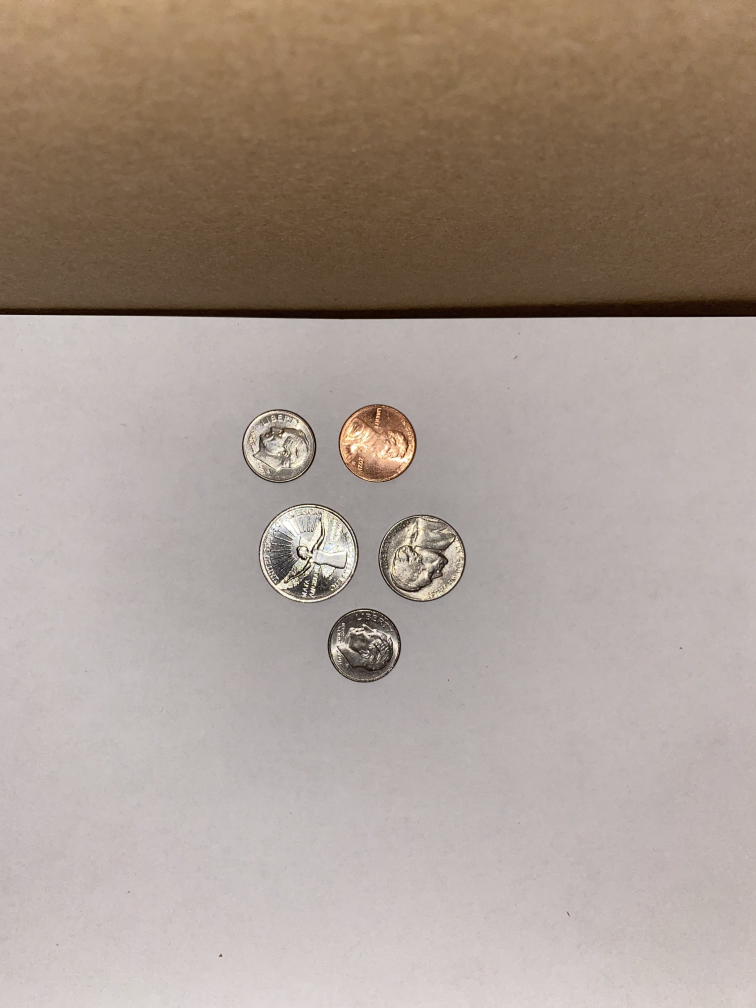
//> input picture program2/IMG_1.jpg, 3024 x 4032 px (shown at 1/4 size)
$ ./program2 IMG_1.jpg   (built with g++ and OpenCV 4)
//> lines starting //> are read from the running program, lines starting //| are printed output that depends on the picture; after the words box and inside, x2 and y2 are one past the last pixel; in counts of white or black regions, pixels touching at a corner belong together
#include <iostream>
#include "opencv2/opencv.hpp"

#define NUM_COMNMAND_LINE_ARGUMENTS 1
static std::map<std::string, int> change({
    {"Penny", 0},
    {"Nickel", 0},
    {"Dime", 0},
    {"Quarter", 0},
});

double value(cv::RotatedRect& fittedEllipse, cv::Mat& imageEllipse){
    cv::Size size = fittedEllipse.size;
    double approxDiam = (size.width + size.height) / 2;
    double value = 0;
    cv::Scalar color;

    if(approxDiam > 310 && approxDiam < 320){
        change["Penny"]++;
        color = cv::Scalar(0, 0, 255);
        value = 0.01;
    } else if(approxDiam > 345 && approxDiam < 370){
        change["Nickel"]++;
        color = cv::Scalar(0, 255, 255);
        value = 0.05;
    } else if(approxDiam > 290 && approxDiam < 300){
        change["Dime"]++;
        color = cv::Scalar(255, 0, 0);
        value = 0.10;
    } else if(approxDiam > 390 && approxDiam < 415){
        change["Quarter"]++;
        color = cv::Scalar(0, 255, 0);
        value = 0.25;
    } else{
        return value;
    }

    cv::ellipse(imageEllipse, fittedEllipse, color, 5);

    return value;
}

int main(int argc, char **argv){
    std::string inputFileName;
    cv::Mat imageGray, imageIn;

    if(argc != NUM_COMNMAND_LINE_ARGUMENTS + 1){
        std::printf("USAGE: %s <file_path> \n", argv[0]);
    } else{
        inputFileName = argv[1];
    }

    imageIn = cv::imread(inputFileName, cv::IMREAD_COLOR);
//> imageIn is the input picture: 4032 rows x 3024 cols, CV_8UC3; mean B, G, R 144.5, 154.5, 168.5
    if(!imageIn.data){
        std::cout << "Error while opening file " << inputFileName << std::endl;
        return 0;
    }
    cv::cvtColor(imageIn, imageGray, cv::COLOR_BGR2GRAY);
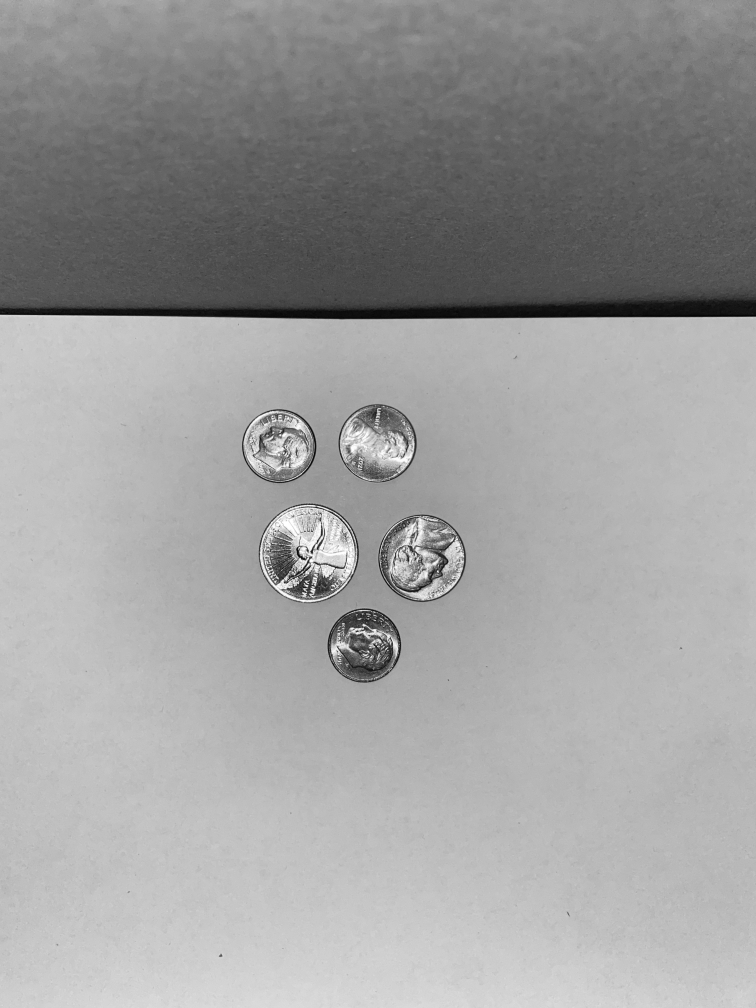
//> imageGray: 4032 rows x 3024 cols, CV_8UC1 (shown at 1/4 size); min 0, max 255, mean 157.5

    cv::Mat imageEdges;
    const double cannyThreshold1 = 100;
    const double cannyThreshold2 = 200;
    const int cannyAperture = 3;
    cv::Canny(imageGray, imageEdges, cannyThreshold1, cannyThreshold2, cannyAperture);
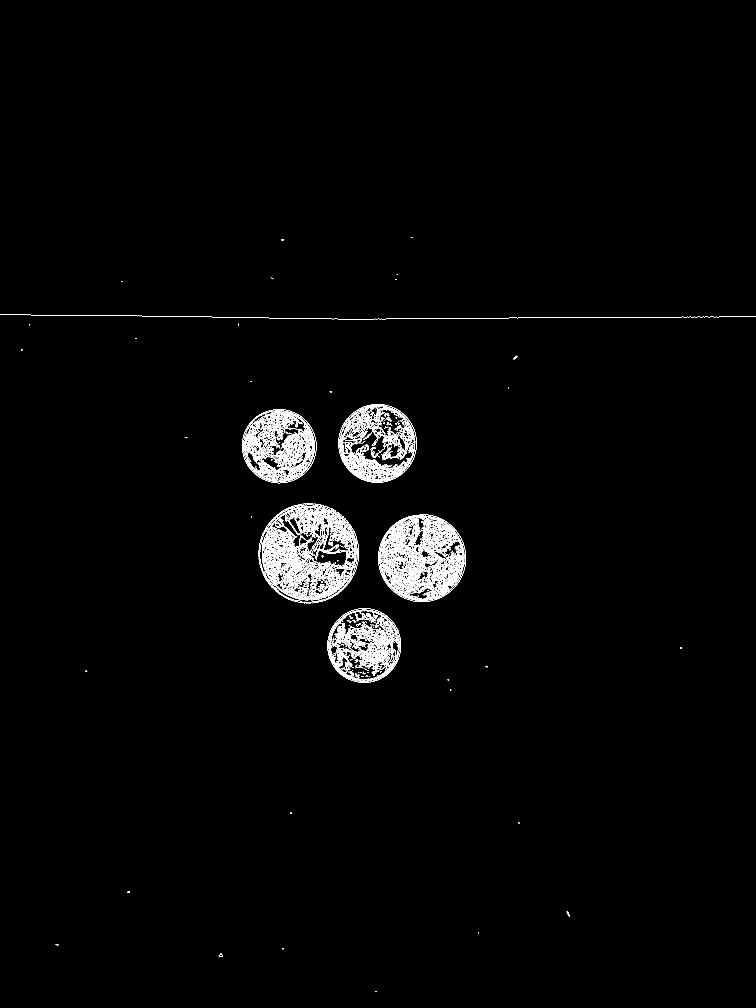
//> imageEdges: 4032 rows x 3024 cols, CV_8UC1 (shown at 1/4 size); 0.97% white in thin lines or dots, all inside (x1, y1, x2, y2) = (0, 950, 3024, 3968)

    int morphologySize = 2;
    cv::Mat edgesMorphed;
    cv::dilate(imageEdges, edgesMorphed, cv::Mat(), cv::Point(-1, -1), morphologySize);
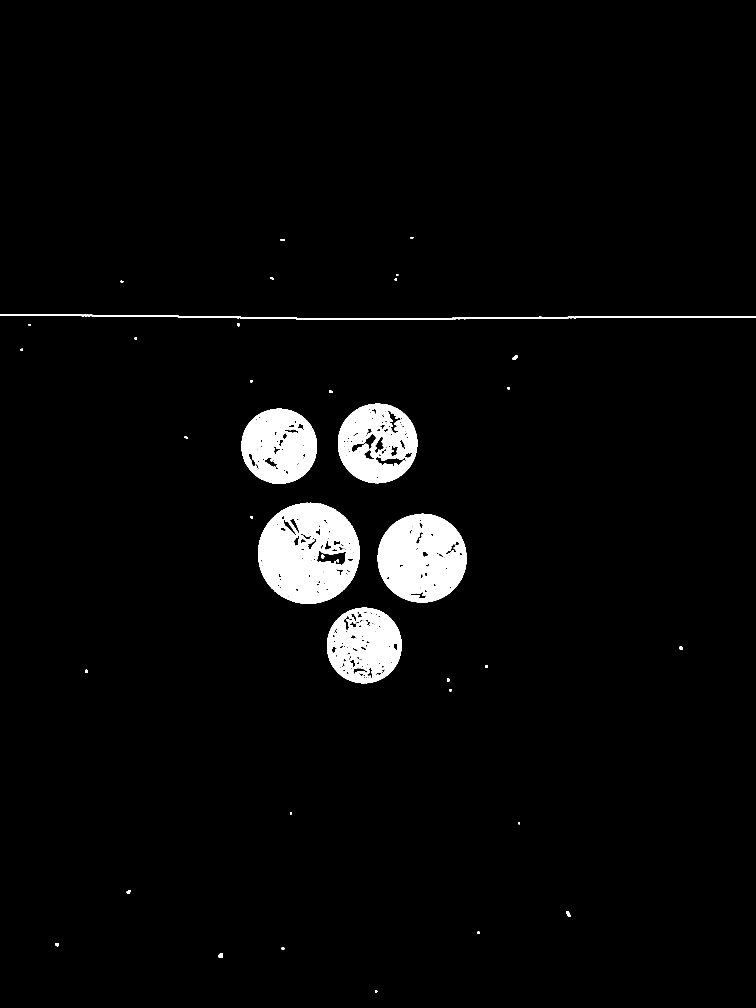
//> edgesMorphed: 4032 rows x 3024 cols, CV_8UC1 (shown at 1/4 size); 3.4% white; 44 white regions, largest, box (x1, y1, x2, y2) and area: (1032, 2011, 1438, 2415) 113545, (1511, 2055, 1866, 2410) 93641, (966, 1635, 1268, 1935) 64994
    cv::erode(edgesMorphed, edgesMorphed, cv::Mat(), cv::Point(-1, -1), morphologySize);
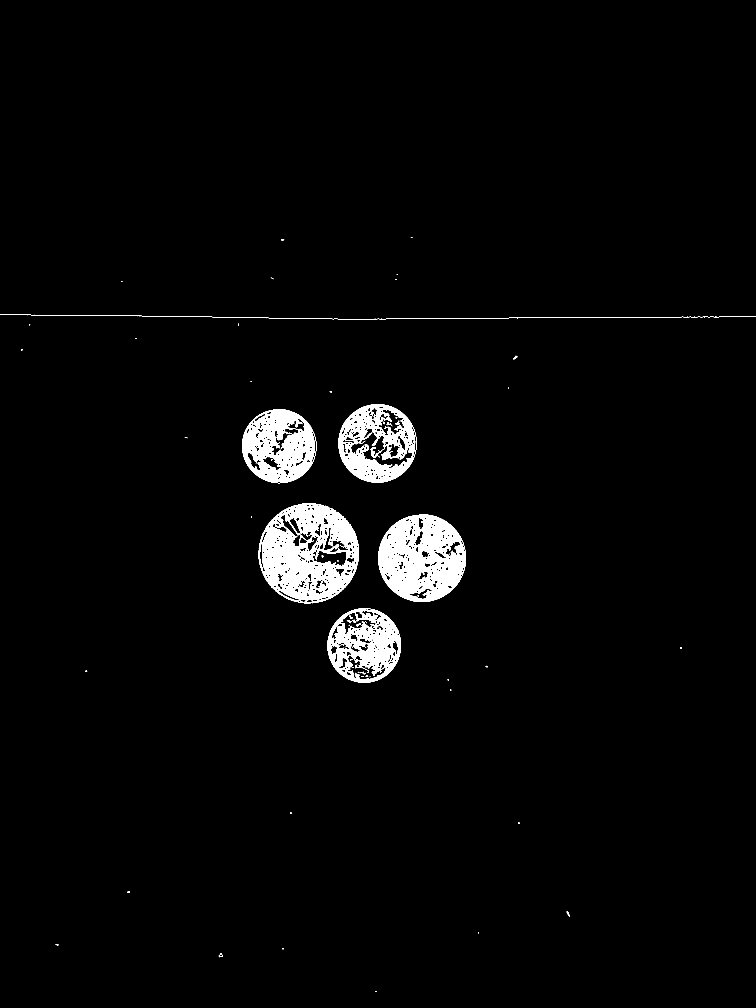
//> edgesMorphed: 4032 rows x 3024 cols, CV_8UC1 (shown at 1/4 size); 2.6% white; 65 white regions (29 under 20 px)

    std::vector<std::vector<cv::Point> > contours;
    cv::findContours(edgesMorphed, contours, cv::RETR_EXTERNAL, cv::CHAIN_APPROX_SIMPLE, cv::Point(0, 0));
//> contours = 36 contours, 21 with area under 20; largest, box (x1, y1, x2, y2) and area: (1034, 2013, 1436, 2413) 125212, (1513, 2057, 1864, 2408) 95909, (1354, 1617, 1667, 1931) 76660, (1310, 2432, 1604, 2731) 68408, (968, 1637, 1266, 1933) 67740

    std::vector<cv::RotatedRect> fittedEllipses(contours.size());
    for(int i = 0; i < contours.size(); i++){
        if(contours.at(i).size() > 5){
            fittedEllipses[i] = cv::fitEllipse(contours[i]);
        }
    }
//> this loop made 36 passes

    cv::Mat imageEllipse;
    imageIn.copyTo(imageEllipse);
    const int minEllipseInliers = 50;
    double total = 0;
    for(int i = 0; i < contours.size(); i++){
        if(contours.at(i).size() > minEllipseInliers){
            if(fittedEllipses[i].size.aspectRatio() < 0.95)
                continue;
            total += value(fittedEllipses[i], imageEllipse);
        }
    }
//> this loop made 36 passes
//> (size in value, approxDiam in value, total) on passes 15, 17, 18, 20, 21: (Size(293, 297), 295, 0.1), (Size(349, 350), 349, 0.15), (Size(397, 401), 399, 0.4), (Size(293, 296), 294, 0.5), (Size(312, 313), 312, 0.51)
//> after the loop, total = 0.51
    cv::namedWindow("imageIn", cv::WINDOW_GUI_NORMAL);
    cv::imshow("imageIn", imageIn);
    cv::waitKey();

    cv::namedWindow("imageEllipse", cv::WINDOW_GUI_NORMAL);
    cv::imshow("imageEllipse", imageEllipse);
    cv::waitKey();


    std::cout << "Penny - " << change["Penny"] << std::endl;
    std::cout << "Nickel - " << change["Nickel"] << std::endl;
    std::cout << "Dime - " << change["Dime"] << std::endl;
    std::cout << "Quarter - " << change["Quarter"] << std::endl;
    std::cout << "Total - $" << total << std::endl;
//| Total - $0.51
}

$ run again, on program2/IMG_3.jpg
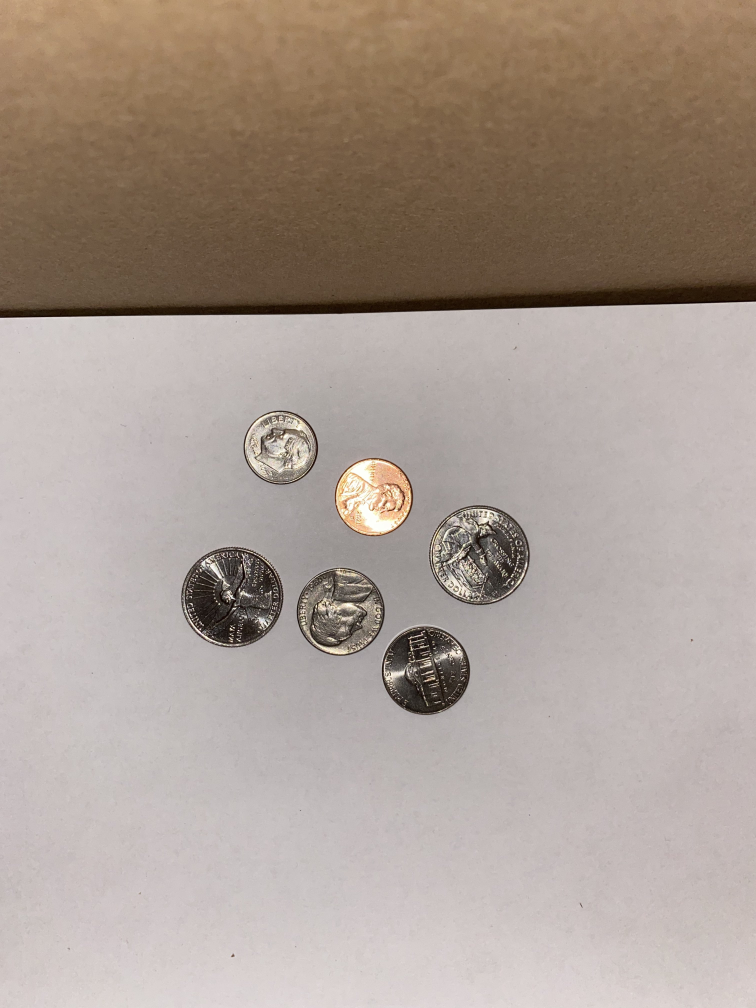
//> input picture program2/IMG_3.jpg, 3024 x 4032 px (shown at 1/4 size)
//> imageIn is the input picture: 4032 rows x 3024 cols, CV_8UC3; mean B, G, R 146.3, 155.7, 169.2
//> `cv::Canny(imageGray, imageEdges, cannyThreshold1, cannyThreshold2, can..`:
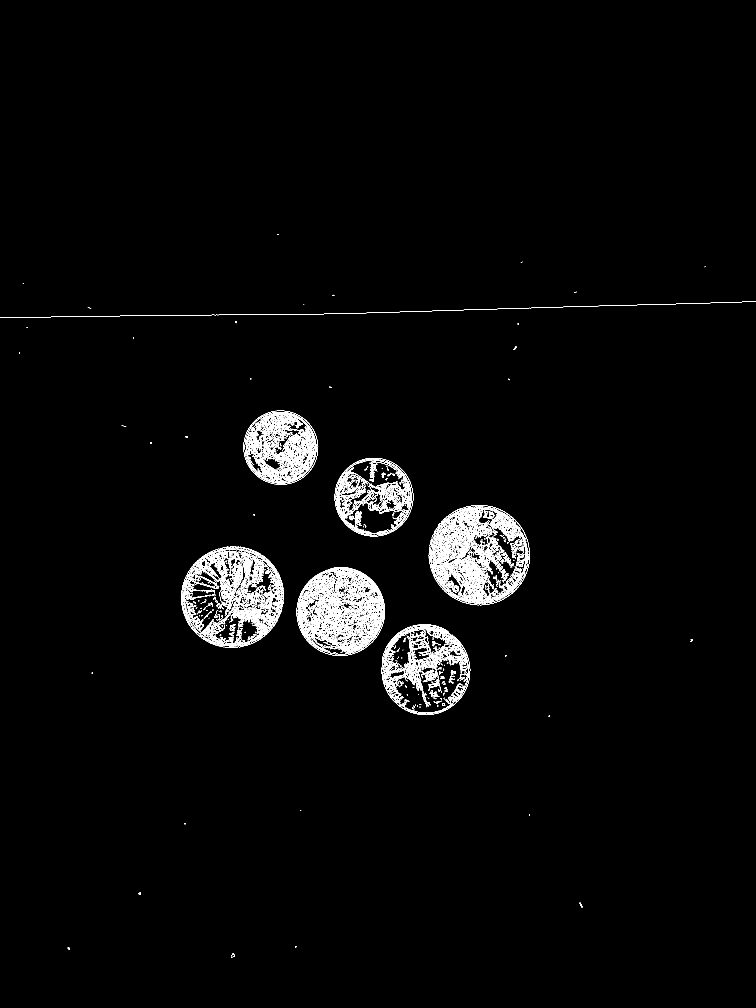
//> imageEdges: 4032 rows x 3024 cols, CV_8UC1 (shown at 1/4 size); 1.3% white in thin lines or dots, all inside (x1, y1, x2, y2) = (0, 936, 3024, 3829)
//> `cv::erode(edgesMorphed, edgesMorphed, cv::Mat(), cv::Point(-1, -1), mo..`:
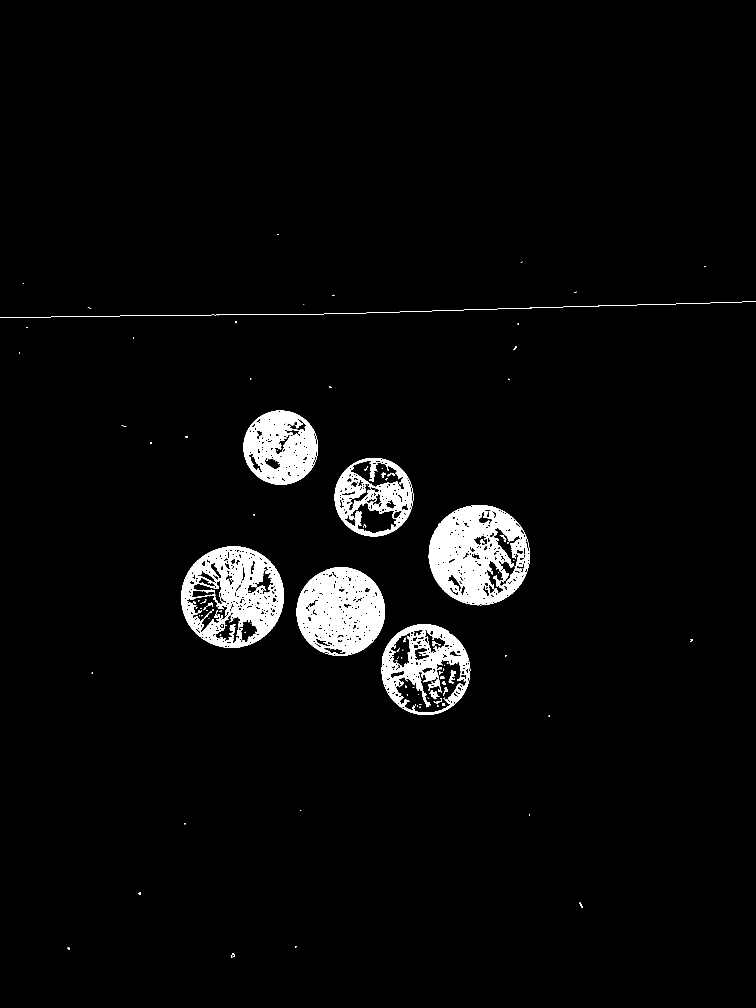
//> edgesMorphed: 4032 rows x 3024 cols, CV_8UC1 (shown at 1/4 size); 3.4% white; 109 white regions (49 under 20 px)
//> contours = 40 contours, 26 with area under 20; largest, box (x1, y1, x2, y2) and area: (725, 2184, 1135, 2591) 129825, (1715, 2020, 2120, 2421) 126326, (1527, 2497, 1881, 2860) 100522, (1187, 2269, 1540, 2623) 97448, (1339, 1832, 1653, 2145) 77040
//> the loop `for(int i = 0; i < contours.size(); i++)` made 40 passes
//> the loop `for(int i = 0; i < contours.size(); i++)` made 40 passes
//> (size in value, approxDiam in value, total) on passes 13, 14, 15, 17, 18, 22: (Size(352, 364), 358, 0.05), (Size(350, 354), 352, 0.1), (Size(402, 412), 407, 0.35), (Size(399, 403), 401, 0.6), (Size(313, 314), 313, 0.61), (Size(295, 298), 296, 0.71)
//> after the loop `for(int i = 0; i < contours.size(); i++)`: total = 0.71
//| Total - $0.71

$ run again, on program2/IMG_4.jpg
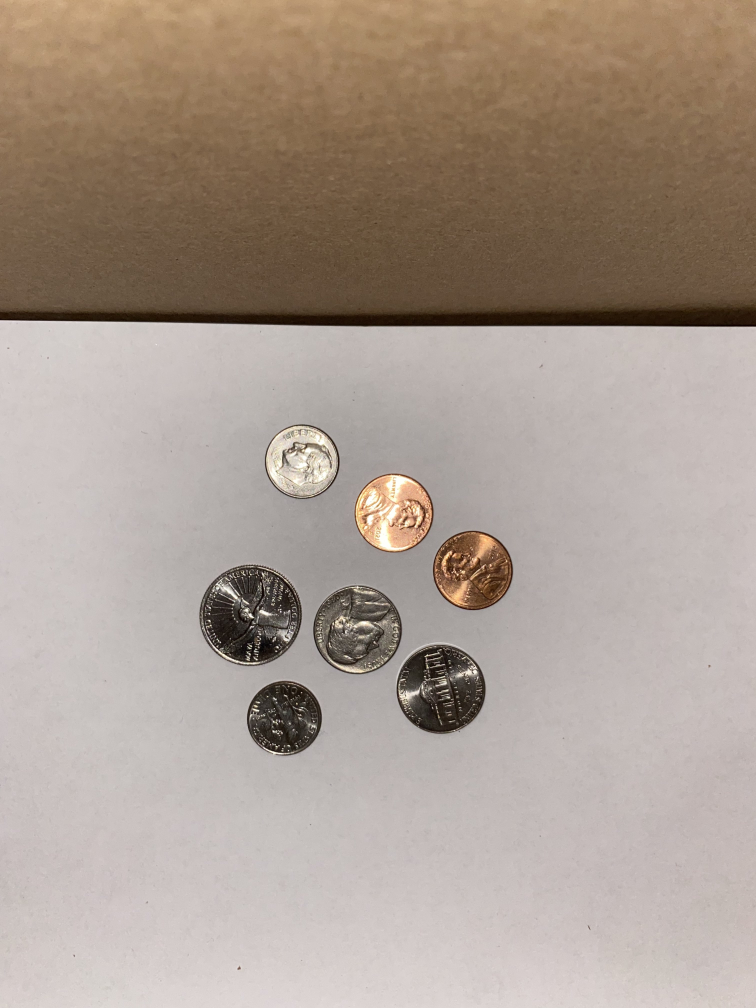
//> input picture program2/IMG_4.jpg, 3024 x 4032 px (shown at 1/4 size)
//> imageIn is the input picture: 4032 rows x 3024 cols, CV_8UC3; mean B, G, R 145, 155.7, 169.6
//> `cv::Canny(imageGray, imageEdges, cannyThreshold1, cannyThreshold2, can..`:
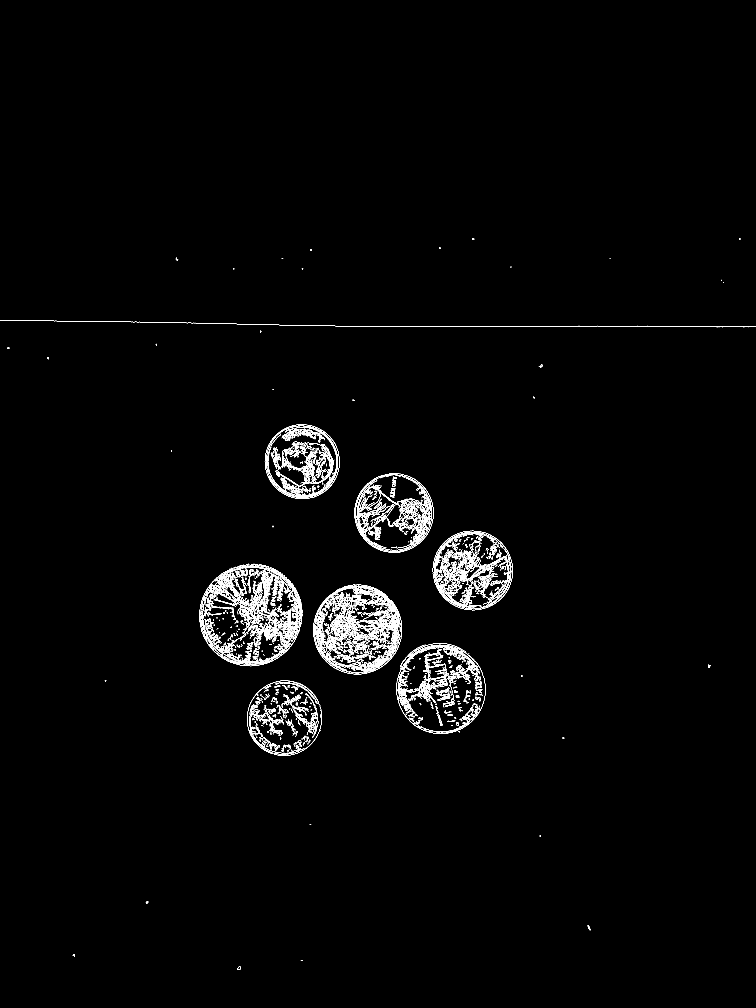
//> imageEdges: 4032 rows x 3024 cols, CV_8UC1 (shown at 1/4 size); 0.98% white in thin lines or dots, all inside (x1, y1, x2, y2) = (0, 953, 3024, 3879)
//> `cv::erode(edgesMorphed, edgesMorphed, cv::Mat(), cv::Point(-1, -1), mo..`:
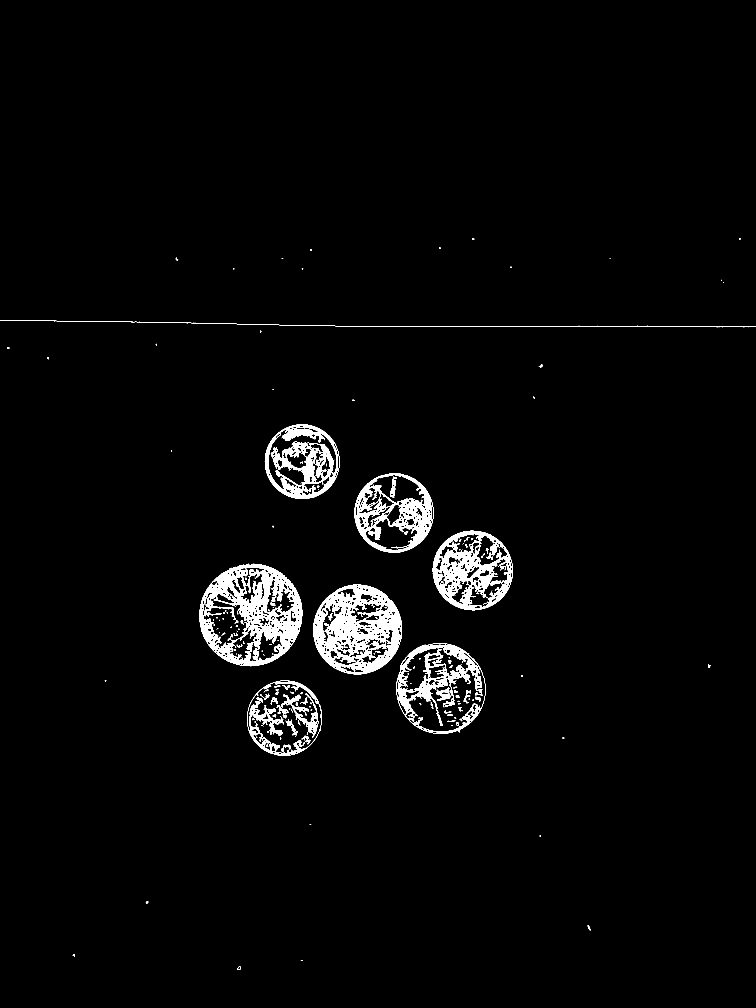
//> edgesMorphed: 4032 rows x 3024 cols, CV_8UC1 (shown at 1/4 size); 2.5% white; 175 white regions (59 under 20 px)
//> contours = 41 contours, 23 with area under 20; largest, box (x1, y1, x2, y2) and area: (797, 2254, 1210, 2665) 130992, (1586, 2573, 1943, 2936) 101550, (1253, 2339, 1608, 2697) 99090, (1731, 2123, 2052, 2441) 79440, (1418, 1894, 1735, 2211) 78134
//> the loop `for(int i = 0; i < contours.size(); i++)` made 41 passes
//> the loop `for(int i = 0; i < contours.size(); i++)` made 41 passes
//> (size in value, approxDiam in value, total) on passes 9, 13, 14, 15, 16, 18, 20: (Size(297, 302), 299, 0.1), (Size(354, 367), 360, 0.15), (Size(353, 357), 355, 0.2), (Size(404, 413), 408, 0.45), (Size(316, 320), 318, 0.46), (Size(315, 316), 315, 0.47), (Size(297, 299), 298, 0.57)
//> after the loop `for(int i = 0; i < contours.size(); i++)`: total = 0.57
//| Total - $0.57
